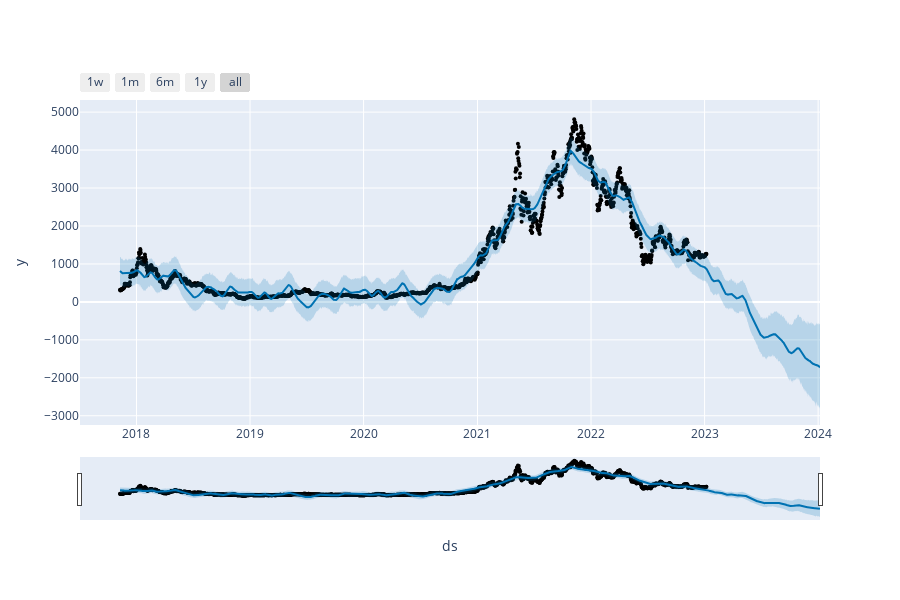

The cell this chart's notebook holds for it:
### Code cell
#Import the facebook prophet plotting libraries
from prophet.plot import plot_plotly, plot_components_plotly, add_changepoints_to_plot

#plot the data
plot_plotly(m, forecast)

### Figure 1 — Plotly figure (JSON) as saved in the notebook; plotly's stock layout.template omitted (floating-point values rounded to 4 significant figures; data arrays with more than 128 entries replaced by an {"elided": "..."} marker saying what was removed)
{"data": [{"marker": {"color": "black", "size": 4}, "mode": "markers", "name": "Actual", "type": "scatter", "x": {"elided": "1886 str values"}, "y": {"elided": "1886 float values"}}, {"hoverinfo": "skip", "line": {"width": 0}, "mode": "lines", "type": "scatter", "x": {"elided": "2251 str values"}, "y": {"elided": "2251 float values"}}, {"fill": "tonexty", "fillcolor": "rgba(0, 114, 178, 0.2)", "line": {"color": "#0072B2", "width": 2}, "mode": "lines", "name": "Predicted", "type": "scatter", "x": {"elided": "2251 str values"}, "y": {"elided": "2251 float values"}}, {"fill": "tonexty", "fillcolor": "rgba(0, 114, 178, 0.2)", "hoverinfo": "skip", "line": {"width": 0}, "mode": "lines", "type": "scatter", "x": {"elided": "2251 str values"}, "y": {"elided": "2251 float values"}}], "layout": {"height": 600, "showlegend": false, "width": 900, "xaxis": {"rangeselector": {"buttons": [{"count": 7, "label": "1w", "step": "day", "stepmode": "backward"}, {"count": 1, "label": "1m", "step": "month", "stepmode": "backward"}, {"count": 6, "label": "6m", "step": "month", "stepmode": "backward"}, {"count": 1, "label": "1y", "step": "year", "stepmode": "backward"}, {"step": "all"}]}, "rangeslider": {"visible": true}, "title": {"text": "ds"}, "type": "date"}, "yaxis": {"title": {"text": "y"}}}}
